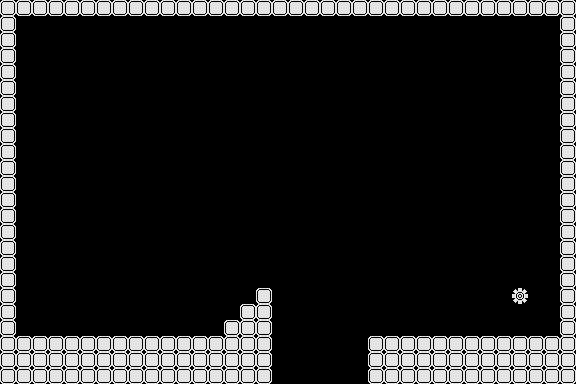

This is a level from a 2D game, rendered from its Tiled map with the project's own tilesets. A one-line summary and the complete map file follow:
An orthogonal 36x24 tile map with 16x16 px tiles, 1 tile layer (bg) and 10 objects (goal, start).

<map version="1.10" tiledversion="1.10.2" orientation="orthogonal" renderorder="right-down" width="36" height="24" tilewidth="16" tileheight="16" infinite="0" nextlayerid="4" nextobjectid="29">
 <tileset firstgid="1" source="Tiles.tsx" />
 <layer id="1" name="bg" width="36" height="24">
  <data encoding="csv">
12,12,12,12,12,12,12,12,12,12,12,12,12,12,12,12,12,12,12,12,12,12,12,12,12,12,12,12,12,12,12,12,12,12,12,12,
12,0,0,0,0,0,0,0,0,0,0,0,0,0,0,0,0,0,0,0,0,0,0,0,0,0,0,0,0,0,0,0,0,0,0,12,
12,0,0,0,0,0,0,0,0,0,0,0,0,0,0,0,0,0,0,0,0,0,0,0,0,0,0,0,0,0,0,0,0,0,0,12,
12,0,0,0,0,0,0,0,0,0,0,0,0,0,0,0,0,0,0,0,0,0,0,0,0,0,0,0,0,0,0,0,0,0,0,12,
12,0,0,0,0,0,0,0,0,0,0,0,0,0,0,0,0,0,0,0,0,0,0,0,0,0,0,0,0,0,0,0,0,0,0,12,
12,0,0,0,0,0,0,0,0,0,0,0,0,0,0,0,0,0,0,0,0,0,0,0,0,0,0,0,0,0,0,0,0,0,0,12,
12,0,0,0,0,0,0,0,0,0,0,0,0,0,0,0,0,0,0,0,0,0,0,0,0,0,0,0,0,0,0,0,0,0,0,12,
12,0,0,0,0,0,0,0,0,0,0,0,0,0,0,0,0,0,0,0,0,0,0,0,0,0,0,0,0,0,0,0,0,0,0,12,
12,0,0,0,0,0,0,0,0,0,0,0,0,0,0,0,0,0,0,0,0,0,0,0,0,0,0,0,0,0,0,0,0,0,0,12,
12,0,0,0,0,0,0,0,0,0,0,0,0,0,0,0,0,0,0,0,0,0,0,0,0,0,0,0,0,0,0,0,0,0,0,12,
12,0,0,0,0,0,0,0,0,0,0,0,0,0,0,0,0,0,0,0,0,0,0,0,0,0,0,0,0,0,0,0,0,0,0,12,
12,0,0,0,0,0,0,0,0,0,0,0,0,0,0,0,0,0,0,0,0,0,0,0,0,0,0,0,0,0,0,0,0,0,0,12,
12,0,0,0,0,0,0,0,0,0,0,0,0,0,0,0,0,0,0,0,0,0,0,0,0,0,0,0,0,0,0,0,0,0,0,12,
12,0,0,0,0,0,0,0,0,0,0,0,0,0,0,0,0,0,0,0,0,0,0,0,0,0,0,0,0,0,0,0,0,0,0,12,
12,0,0,0,0,0,0,0,0,0,0,0,0,0,0,0,0,0,0,0,0,0,0,0,0,0,0,0,0,0,0,0,0,0,0,12,
12,0,0,0,0,0,0,0,0,0,0,0,0,0,0,0,0,0,0,0,0,0,0,0,0,0,0,0,0,0,0,0,0,0,0,12,
12,0,0,0,0,0,0,0,0,0,0,0,0,0,0,0,0,0,0,0,0,0,0,0,0,0,0,0,0,0,0,0,0,0,0,12,
12,0,0,0,0,0,0,0,0,0,0,0,0,0,0,0,0,0,0,0,0,0,0,0,0,0,0,0,0,0,0,0,0,0,0,12,
12,0,0,0,0,0,0,0,0,0,0,0,0,0,0,0,12,0,0,0,0,0,0,0,0,0,0,0,0,0,0,0,216,0,0,12,
12,0,0,0,0,0,0,0,0,0,0,0,0,0,0,12,12,0,0,0,0,0,0,0,0,0,0,0,0,0,0,0,0,0,0,12,
12,0,0,0,0,0,0,0,0,0,0,0,0,0,12,12,12,0,0,0,0,0,0,0,0,0,0,0,0,0,0,0,0,0,0,12,
12,12,12,12,12,12,12,12,12,12,12,12,12,12,12,12,12,0,0,0,0,0,0,12,12,12,12,12,12,12,12,12,12,12,12,12,
12,12,12,12,12,12,12,12,12,12,12,12,12,12,12,12,12,0,0,0,0,0,0,12,12,12,12,12,12,12,12,12,12,12,12,12,
12,12,12,12,12,12,12,12,12,12,12,12,12,12,12,12,12,0,0,0,0,0,0,12,12,12,12,12,12,12,12,12,12,12,12,12
</data>
 </layer>
 <objectgroup id="2" name="collision">
  <object id="1" x="0" y="0" width="16" height="384" />
  <object id="3" x="560" y="0" width="16" height="384" />
  <object id="4" x="0" y="0" width="576" height="16" />
  <object id="21" x="0" y="336" width="272" height="48">
   <polygon points="0,0 272,0 272,48 0,48" />
  </object>
  <object id="23" x="368" y="336" width="208" height="48" />
  <object id="26" x="256" y="288" width="16" height="48" />
  <object id="27" x="240" y="304" width="16" height="32" />
  <object id="28" x="224" y="320" width="16" height="16" />
 </objectgroup>
 <objectgroup id="3" name="spot">
  <object id="5" type="goal" x="512" y="288" width="16" height="16" />
  <object id="6" type="start" x="48" y="288" width="16" height="16" />
 </objectgroup>
</map>
